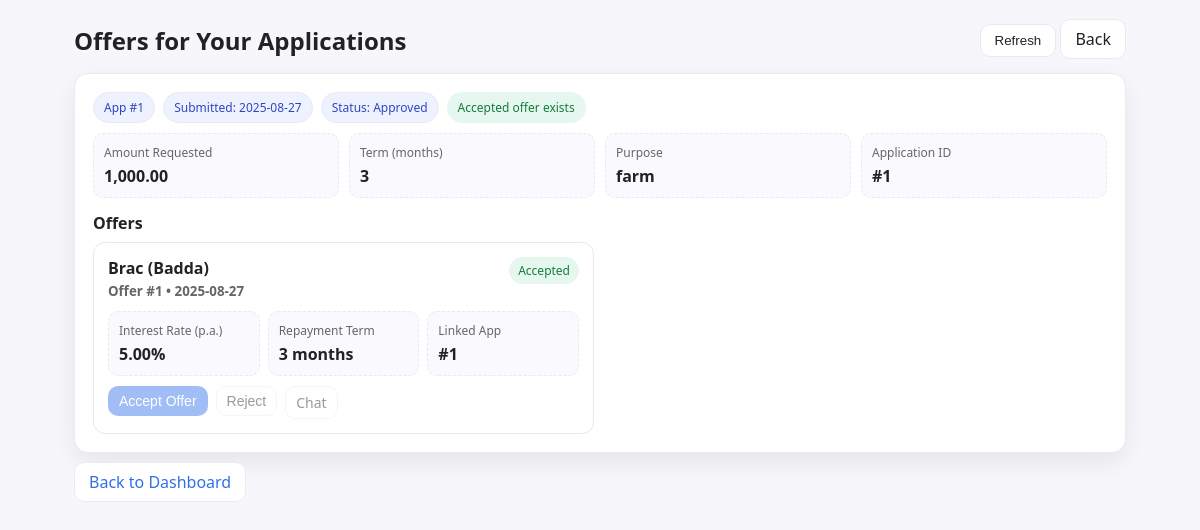
The app's page /exchatloan/view_offers.php (signed in) with its own data.
### tables this page shows
CREATE TABLE `loanoffer` (
  `OfferID` int(11) NOT NULL,
  `OfferDate` date DEFAULT NULL,
  `InterestRate` decimal(5,2) DEFAULT NULL,
  `RepaymentTerm` int(11) DEFAULT NULL,
  `Status` varchar(50) DEFAULT NULL,
  `ApplicationID` int(11) DEFAULT NULL,
  `StaffID` int(11) DEFAULT NULL
);

CREATE TABLE `loanrequest` (
  `ApplicationID` int(11) NOT NULL,
  `ApplicationDate` date DEFAULT NULL,
  `AmountRequested` decimal(15,2) DEFAULT NULL,
  `Term` int(11) DEFAULT NULL,
  `Purpose` varchar(255) DEFAULT NULL,
  `Status` varchar(50) DEFAULT NULL,
  `CustomerID` int(11) DEFAULT NULL
);

CREATE TABLE `bankstaff` (
  `StaffID` int(11) NOT NULL,
  `ID` int(11) NOT NULL,
  `Branch` varchar(100) DEFAULT NULL,
  `Bank` varchar(100) DEFAULT NULL
);

### exchatloan/view_offers.php (the view, shortened to what this page needs)
<?php
require "dbconnect.php";
$uid = (int)$_SESSION['user_id'];
$res = $mysqli->query("SELECT CustomerID FROM Customer WHERE ID=$uid LIMIT 1");
$cid = (int)$res->fetch_assoc()['CustomerID'];
$sql = "
  SELECT
    LR.ApplicationID,
    LR.ApplicationDate,
    LR.AmountRequested,
    LR.Term AS AppTerm,
    LR.Purpose,
    LR.Status AS AppStatus,
    LO.OfferID,
    LO.OfferDate,
    LO.InterestRate,
    LO.RepaymentTerm,
    LO.Status AS OfferStatus,
    BS.Bank   AS BankName,
    BS.Branch AS BranchName
  FROM LoanRequest LR
  LEFT JOIN LoanOffer LO ON LO.ApplicationID = LR.ApplicationID
  LEFT JOIN BankStaff BS ON LO.StaffID = BS.StaffID
  WHERE LR.CustomerID = $cid
  ORDER BY LR.ApplicationID DESC, LO.OfferID DESC";
$list = $mysqli->query($sql);
$apps = [];
if ($list && $list->num_rows > 0) {
  while ($row = $list->fetch_assoc()) {
    $appId = (int)$row['ApplicationID'];
    if (!isset($apps[$appId])) {
      $apps[$appId] = [
        'ApplicationID'   => $appId,
        'ApplicationDate' => htmlspecialchars((string)$row['ApplicationDate'], ENT_QUOTES, 'UTF-8'),
        'AmountRequested' => (float)$row['AmountRequested'],
        'AppTerm'         => (int)$row['AppTerm'],
        'Purpose'         => htmlspecialchars((string)$row['Purpose'], ENT_QUOTES, 'UTF-8'),
        'AppStatus'       => htmlspecialchars((string)$row['AppStatus'], ENT_QUOTES, 'UTF-8'),
        'offers'          => [],
        'hasAccepted'     => false
      ];
    }
    if (!empty($row['OfferID'])) {
      $offerStatus = htmlspecialchars((string)$row['OfferStatus'], ENT_QUOTES, 'UTF-8');
      if (strcasecmp($offerStatus, 'Accepted') === 0) $apps[$appId]['hasAccepted'] = true;
      $apps[$appId]['offers'][] = [
        'OfferID'       => (int)$row['OfferID'],
        'OfferDate'     => htmlspecialchars((string)$row['OfferDate'], ENT_QUOTES, 'UTF-8'),
        'InterestRate'  => (float)$row['InterestRate'],
        'RepaymentTerm' => (int)$row['RepaymentTerm'],
        'OfferStatus'   => $offerStatus,
        'BankName'      => htmlspecialchars((string)$row['BankName'], ENT_QUOTES, 'UTF-8'),
        'BranchName'    => htmlspecialchars((string)$row['BranchName'], ENT_QUOTES, 'UTF-8')
      ];
    }
  }
}
?>
<!DOCTYPE html>
<html>
<head>
</head>
<body>
  <div class="header-row">
    <h2>Offers for Your Applications</h2>
    <div>
      <form method="get" style="display:inline-block"><button class="btn" type="submit">Refresh</button></form>
      <a class="btn" href="customer_dashboard.php">Back</a>
    </div>
  </div>
  <?php if (empty($apps)) { ?>
    <div class="card empty">No applications or offers yet.</div>
  <?php } else { ?>
    <?php foreach ($apps as $app):
      $appAccepted = $app['hasAccepted']; ?>
      <div class="card">
        <div class="app-head">
          <div class="chips">
            <div class="chip">App #<?php echo $app['ApplicationID']; ?></div>
            <div class="chip">Submitted: <?php echo $app['ApplicationDate']; ?></div>
            <div class="chip">Status: <?php echo $app['AppStatus']; ?></div>
            <?php if ($appAccepted) { ?>
              <div class="chip green" title="One offer already accepted for this application. Other offers are locked.">Accepted offer exists</div>
            <?php } ?>
          </div>
        </div>
        <div class="row">
          <div class="kv">
            <div class="label">Amount Requested</div>
            <div class="value"><?php echo number_format($app['AmountRequested'],2); ?></div>
          </div>
          <div class="kv">
            <div class="label">Term (months)</div>
            <div class="value"><?php echo $app['AppTerm']; ?></div>
          </div>
          <div class="kv">
            <div class="label">Purpose</div>
            <div class="value"><?php echo $app['Purpose']; ?></div>
          </div>
          <div class="kv">
            <div class="label">Application ID</div>
            <div class="value">#<?php echo $app['ApplicationID']; ?></div>
          </div>
        </div>
        <h4 style="margin:0 0 8px 0;">Offers</h4>
        <?php if (count($app['offers']) === 0) { ?>
          <div class="empty">No offers from banks yet for this application.</div>
        <?php } else { ?>
          <div class="offers-grid">
            <?php foreach ($app['offers'] as $o):
              $bankDisplay = $o['BankName'] ? $o['BankName'] . ($o['BranchName'] ? " (" . $o['BranchName'] . ")" : "") : "—";
              $status = strtolower($o['OfferStatus']);
              $statusClass = ($status==='accepted' ? 'good' : ($status==='proposed' ? 'warn' : ($status==='rejected' ? 'bad' : '')));
              $isAcceptedThis = ($status === 'accepted');
              $canAct = (!$isAcceptedThis && $status!=='rejected' && !$appAccepted);
              $lockTitle = $appAccepted && !$isAcceptedThis ? "Another offer was already accepted for this application." : "";
            ?>
              <div class="offer">
                <div class="offer-head">
                  <div class="bank-tag"><?php echo htmlspecialchars($bankDisplay, ENT_QUOTES, 'UTF-8'); ?><br><small>Offer #<?php echo $o['OfferID']; ?> • <?php echo $o['OfferDate']; ?></small></div>
                  <div class="status <?php echo $statusClass; ?>"><?php echo $o['OfferStatus'] ?: '—'; ?></div>
                </div>
                <div class="offer-meta">
                  <div class="kv">
                    <div class="label">Interest Rate (p.a.)</div>
                    <div class="value"><?php echo number_format($o['InterestRate'],2); ?>%</div>
                  </div>
                  <div class="kv">
                    <div class="label">Repayment Term</div>
                    <div class="value"><?php echo (int)$o['RepaymentTerm']; ?> months</div>
                  </div>
                  <div class="kv">
                    <div class="label">Linked App</div>
                    <div class="value">#<?php echo $app['ApplicationID']; ?></div>
                  </div>
                </div>
                <div class="actions">
                  <form method="post" action="accept_offer.php" style="display:inline">
                    <button class="btn primary min" type="submit" <?php echo $canAct ? '' : 'disabled'; echo $lockTitle ? ' title="'.$lockTitle.'"' : ''; ?>>Accept Offer</button>
                  </form>
                  <form method="post" action="reject_offer.php" style="display:inline">
                    <button class="btn min" type="submit" <?php echo $canAct ? '' : 'disabled'; echo $lockTitle ? ' title="'.$lockTitle.'"' : ''; ?>>Reject</button>
                  </form>
                  <a class="btn min" href="chat.php?offer_id=<?php echo $o['OfferID']; ?>" <?php echo ($isAcceptedThis ? 'disabled title="Chat locked after acceptance"' : ''); ?>>Chat</a>
                </div>
              </div>
            <?php endforeach; ?>
          </div>
        <?php } ?>
      </div>
    <?php endforeach; ?>
  <?php } ?>
  <div class="footer-links">
    <a class="btn" href="customer_dashboard.php">Back to Dashboard</a>
  </div>
</body>
</html>

### exchatloan/view_offers.php (style rules this page uses)
:root { --bg:#f7f7fb; --card:#fff; --text:#222; --muted:#666; --primary:#2f6fed; --border:#e9e9ef; --shadow:0 10px 26px rgba(0,0,0,.07); --radius:14px; --chip:#eef2ff; --chip-text:#2f46c0; --good:#e6f7ef; --good-text:#167c3a; --warn:#fff7e6; --warn-text:#a36a00; --bad:#ffecec; --bad-text:#b20d30; }
* { box-sizing:border-box }
body { margin:0 auto; padding:24px; max-width:1100px; background:var(--bg); color:var(--text); font-family:system-ui,-apple-system,Segoe UI,Roboto,Arial,sans-serif }
.header-row { display:flex; align-items:center; justify-content:space-between; gap:10px; margin-bottom:16px }
h2 { margin:0 }
.btn { border:1px solid var(--border); background:var(--card); padding:8px 14px; border-radius:10px; cursor:pointer; text-decoration:none; color:inherit }
.btn.primary { background:var(--primary); color:#fff; border-color:transparent }
.btn.min { padding:6px 10px; font-size:14px }
.btn[disabled] { opacity:.45; cursor:not-allowed }
.card { background:var(--card); border:1px solid var(--border); border-radius:var(--radius); box-shadow:var(--shadow); padding:18px; margin-bottom:18px; }
.app-head { display:flex; align-items:center; justify-content:space-between; gap:12px; margin-bottom:10px }
.chips { display:flex; flex-wrap:wrap; gap:8px }
.chip { background:var(--chip); color:var(--chip-text); padding:6px 10px; border-radius:999px; font-size:12px; border:1px solid var(--border) }
.chip.green { background:var(--good); color:var(--good-text); border-color:transparent }
.row { display:grid; grid-template-columns:repeat(4,1fr); gap:10px; margin-bottom:14px }
.kv { display:flex; flex-direction:column; gap:4px; background:#fafafe; border:1px dashed var(--border); padding:10px; border-radius:10px }
.kv .label { font-size:12px; color:var(--muted) }
.kv .value { font-weight:600 }
.offers-grid { display:grid; grid-template-columns:repeat(2,1fr); gap:12px }
.offer { border:1px solid var(--border); border-radius:12px; padding:14px; background:#fff; display:flex; flex-direction:column; gap:10px; }
.offer-head { display:flex; justify-content:space-between; gap:8px }
.bank-tag { font-weight:700 }
.bank-tag small { color:var(--muted); font-weight:600 }
.status { padding:4px 8px; border-radius:999px; font-size:12px; border:1px solid var(--border); align-self:flex-start }
.status.good { background:var(--good); color:var(--good-text); border-color:transparent }
.offer-meta { display:grid; grid-template-columns:repeat(3,1fr); gap:8px }
.actions { display:flex; gap:8px; flex-wrap:wrap }
.footer-links { margin-top:10px }
.footer-links a { margin-right:10px; color:var(--primary); text-decoration:none }

### records on screen
loanoffer: ApplicationID.ApplicationID "1", ApplicationID.ApplicationDate "2025-08-27", ApplicationID.Status "Approved", ApplicationID.AmountRequested "1,000.00", ApplicationID.Term "3", ApplicationID.Purpose "farm", StaffID.Branch "Brac (Badda)", OfferID "1", OfferDate "2025-08-27", Status "Accepted", InterestRate "5.00", RepaymentTerm "3"
